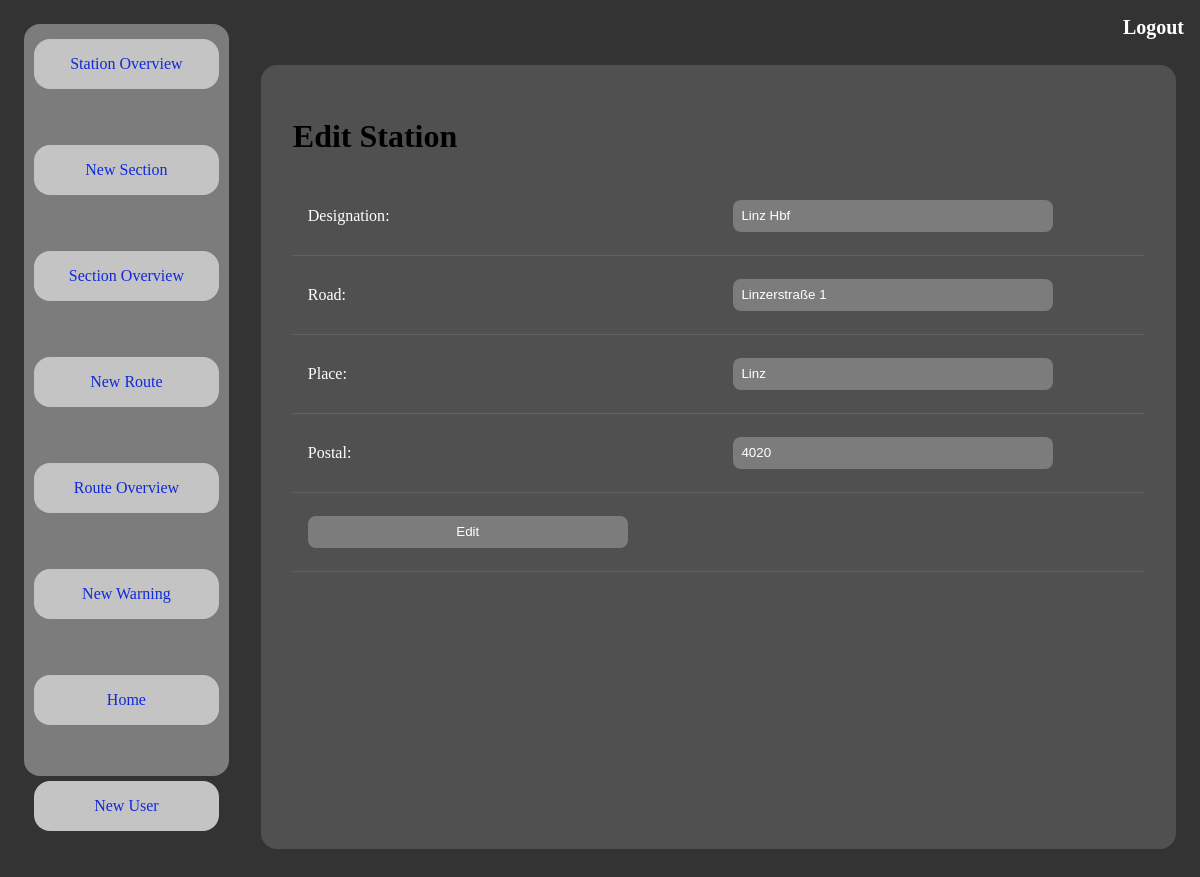
The app's page /station/edit/Linz Hbf (signed in) with its own data.
### app/models.py (models this page shows)
class Station(db.Model):
    id = db.Column(db.Integer, primary_key=True)
    name = db.Column(db.String(64), index=True, unique=True)
    road = db.Column(db.String(120))
    place = db.Column(db.String(120))
    postal = db.Column(db.String(120))

### app/routes.py (the view, shortened to what this page needs)
@app.route('/station/edit/<stationName>', methods=['GET', 'POST'])
@admin_required
@login_required
def station_edit2(stationName):
    form = EditStationForm()
    stat = Station.query.filter_by(name=stationName).first()
    form.designation.data = stationName
    form.road.data = stat.road
    form.place.data = stat.place
    form.postal.data = stat.postal
    return render_template('edit_station.html', title='Station', form=form, name=stationName)

### app/forms.py
class EditStationForm(FlaskForm):
    designation = StringField('Designation')
    road = StringField('Road')
    place = StringField('Place')
    postal = StringField('Postal')
    submit = SubmitField('Edit')

### app/models.py (called while the page is built)
@login.user_loader
def load_user(id):
    return User.query.get(int(id))

    def is_admin(self):
        return self.role == UserRole.admin

### app/templates/edit_station.html (shortened to what this page needs)
{% extends "base.html" %}
{% block content %}
        <div id="body">
    <h1>Edit Station</h1>
    <form action="" method="post" novalidate>
       <table>
        <tr><td>{{ form.designation.label }}:</td><td>{{ form.designation(size=32) }}</td> </tr>
        <tr><td>{{ form.road.label }}:</td><td>{{ form.road(size=32) }}</td> </tr>
        <tr><td>{{ form.place.label }}:</td><td>{{ form.place(size=32) }}</td> </tr>
        <tr><td>{{ form.postal.label }}:</td><td>{{ form.postal(size=32) }}</td> </tr>
        <tr><td colspan="2">{{ form.submit() }}</td> </tr>
    </table>
    </form>
        </div>
{% endblock %}

### app/static/stylesheet.css (style rules this page uses)
*, *::before, *::after { box-sizing: border-box; }
body { background-color: #333333; }
input { background-color: #7C7C7C; color: white; height: 2rem; width: 20rem; border-radius: 0.5rem; border: none; margin-bottom: 0.5rem; margin-top: 0.5rem; padding: 0.5rem; }
table { width: 100%; table-layout: fixed; border-collapse: collapse; }
td { padding: 15px; text-align: left; vertical-align: middle; color: #fff; border-bottom: solid 1px rgba(255, 255, 255, 0.1); }

### records on screen
Station: road "Linzerstraße 1", place "Linz", postal "4020"
